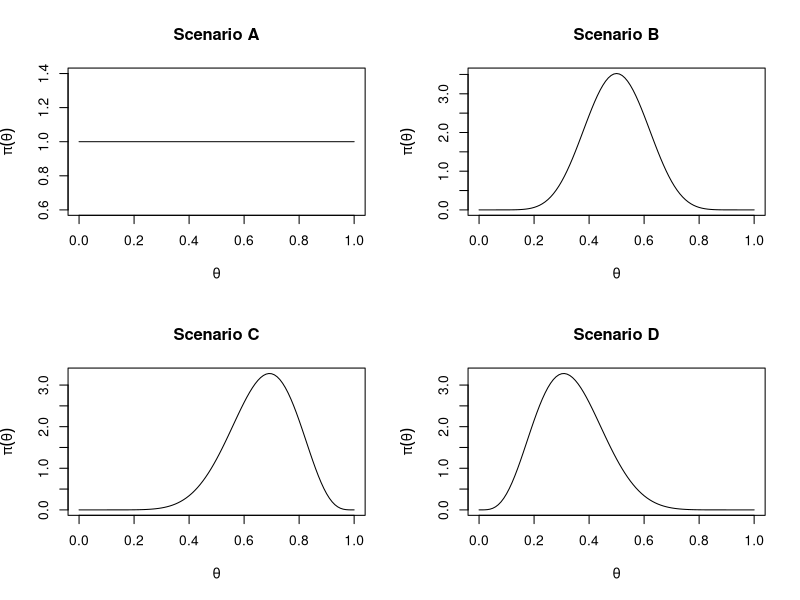
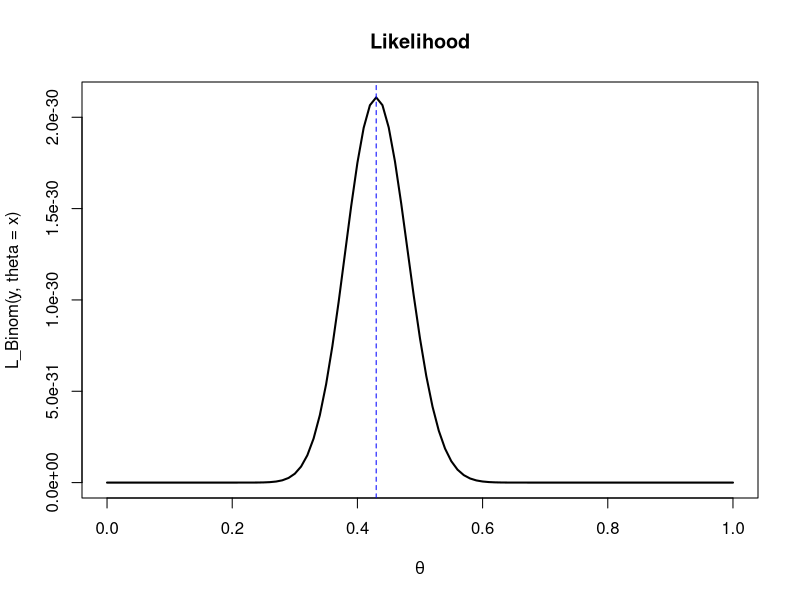
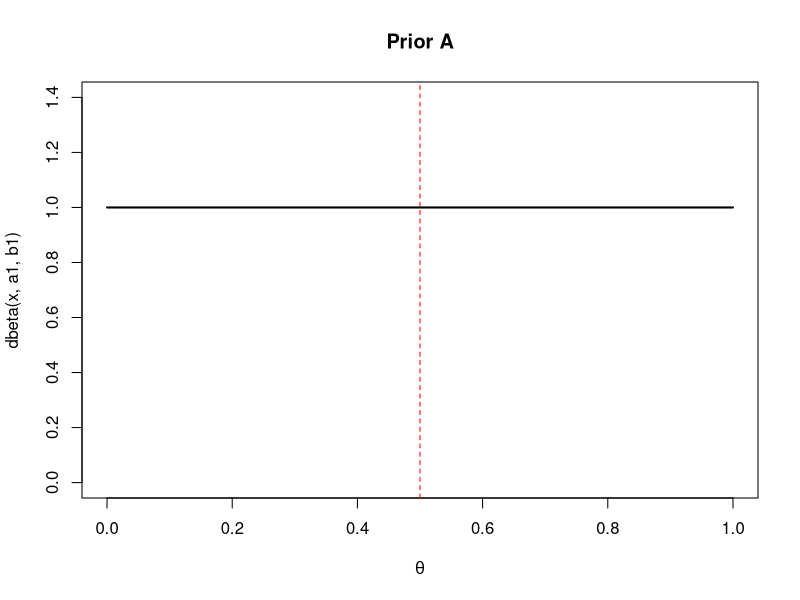
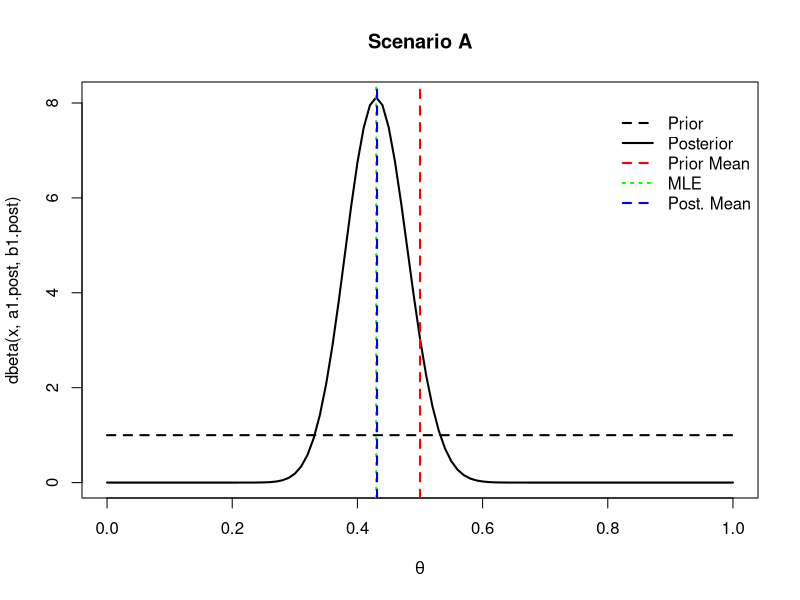
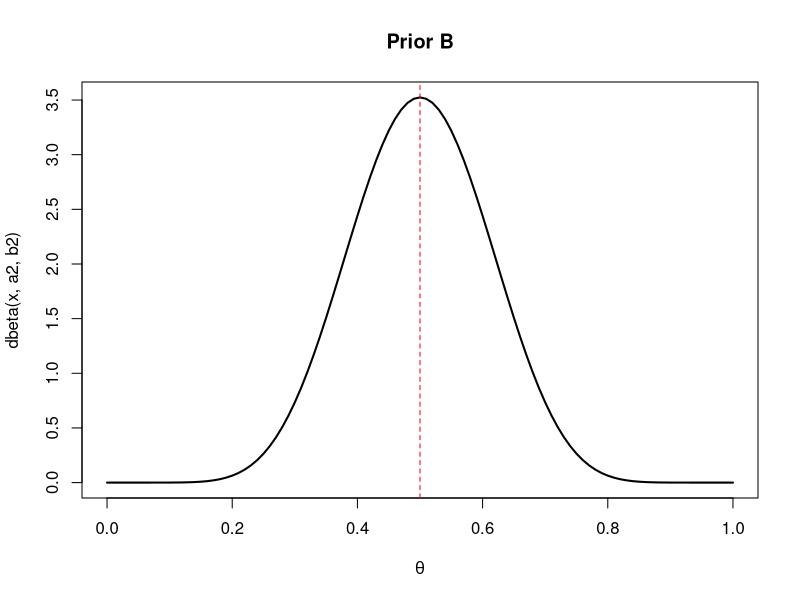
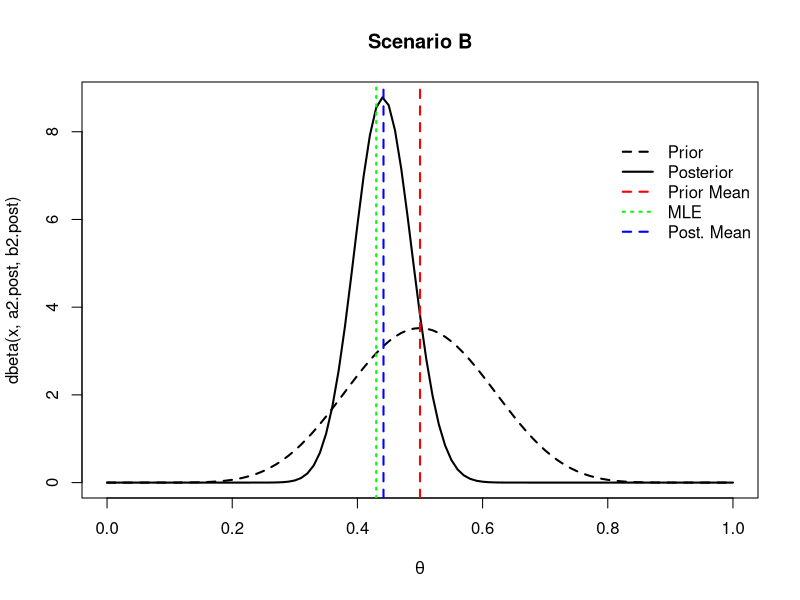

Source code (R) for these figures, in order:
## ---- chunk 1
#| echo: true
#| eval: true

cardiac <- read.table("data/cardiac.csv", header=T, sep=";")
str(cardiac)

y <- cardiac$Chd
table(y)

sum(y)
## ---- chunk 2
#| echo: true
#| eval: true

cardiac <- read.table("data/cardiac.csv", header=T, sep=";")
str(cardiac)

y <- cardiac$Chd
table(y)

sum(y)
length(y)
## ---- chunk 3
#| echo: true
#| eval: true

sum(y)
## ---- chunk 4
#| echo: true
#| eval: true

length(y)
## ---- chunk 5
#| echo: true
#| eval: true
par(mfrow=c(2,2))
curve(dbeta(x, 1, 1), main="Scenario A", xlab=expression(theta), ylab=expression(pi(theta)))
curve(dbeta(x, 10, 10), main="Scenario B", xlab=expression(theta), ylab=expression(pi(theta)))
curve(dbeta(x, 10, 5), main="Scenario C", xlab=expression(theta), ylab=expression(pi(theta)))
curve(dbeta(x, 5, 10), main="Scenario D", xlab=expression(theta), ylab=expression(pi(theta)))
par(mfrow=c(1,1))
## ---- chunk 6
#| echo: true
#| eval: true

L_Binom <- function(y, theta){
  s <- sum(y)
  n <- length(y)
  L <- theta^s * (1-theta)^(n-s)
  return(L)
}

L_Binom(y, theta=0.001)
## ---- chunk 7
#| echo: true
#| eval: true

curve(L_Binom(y, theta=x), main="Likelihood",
      xlab=expression(theta), lwd=2)
abline(v=mean(y), col="blue", lty="dashed")

## ---- chunk 8
#| echo: true
#| eval: true

a1 <- 1; b1 <- 1

curve(dbeta(x, a1, b1), main="Prior A", ylim=c(0,1.4),
      xlab=expression(theta), lwd=2)
abline(v=a1/(a1+b1), col="red", lty="dashed")
## ---- chunk 9
#| echo: true
#| eval: true

n <- length(y)
a1.post <- a1 + sum(y)
b1.post <- b1 + n - sum(y)

curve(dbeta(x, a1.post, b1.post), main="Scenario A",
      xlab=expression(theta), lwd=2)
curve(dbeta(x, a1, b1), lty="dashed", add=T, lwd=2)
abline(v=a1/(a1+b1), col="red", lty="dashed", lwd=2)
abline(v=mean(y), col="green", lty="dotted", lwd=2)
abline(v=a1.post/(a1.post+b1.post), col="blue", lty="dashed", lwd=2)
legend(.8,8, c("Prior", "Posterior", "Prior Mean", "MLE", "Post. Mean"), lwd=2,
       col=c("black", "black", "red", "green", "blue"), lty=c(2,1,2,3,2), bty="n")
## ---- chunk 10
#| echo: true
#| eval: true

a2 <- 10; b2 <- 10

curve(dbeta(x, a2, b2), main="Prior B",
      xlab=expression(theta), lwd=2)
abline(v=a2/(a2+b2), col="red", lty="dashed")
## ---- chunk 11
#| echo: true
#| eval: true

n <- length(y)
a2.post <- a2 + sum(y)
b2.post <- b2 + n - sum(y)

curve(dbeta(x, a2.post, b2.post), main="Scenario B",
      xlab=expression(theta), lwd=2)
curve(dbeta(x, a2, b2), lty="dashed", add=T, lwd=2)
abline(v=a2/(a2+b2), col="red", lty="dashed", lwd=2)
abline(v=mean(y), col="green", lty="dotted", lwd=2)
abline(v=a2.post/(a2.post+b2.post), col="blue", lty="dashed", lwd=2)
legend(.8,8, c("Prior", "Posterior", "Prior Mean", "MLE", "Post. Mean"), lwd=2,
       col=c("black", "black", "red", "green", "blue"), lty=c(2,1,2,3,2), bty="n")
